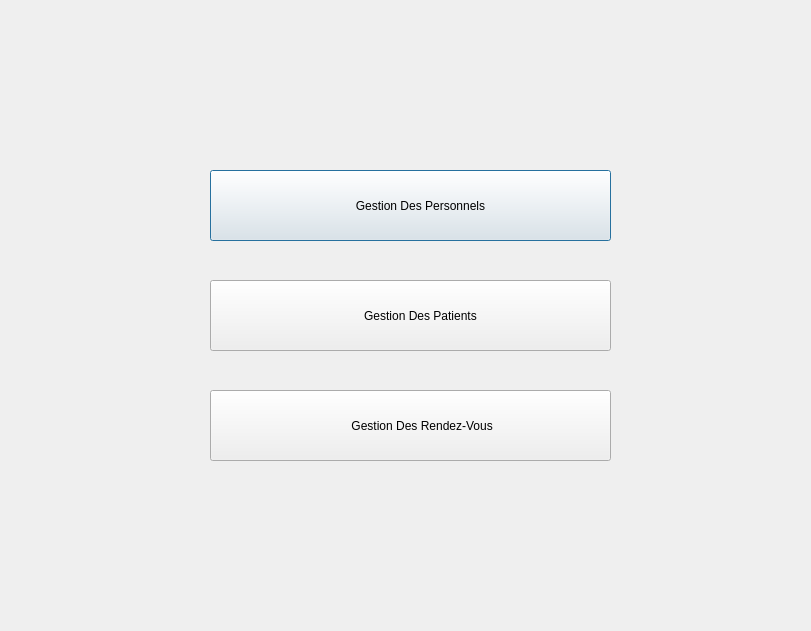
<?xml version="1.0" encoding="UTF-8"?>
<ui version="4.0">
 <class>MAINWIN</class>
 <widget class="QDialog" name="MAINWIN">
  <property name="geometry">
   <rect>
    <x>0</x>
    <y>0</y>
    <width>811</width>
    <height>631</height>
   </rect>
  </property>
  <property name="windowTitle">
   <string>Dialog</string>
  </property>
  <widget class="QPushButton" name="pushButton">
   <property name="geometry">
    <rect>
     <x>210</x>
     <y>170</y>
     <width>401</width>
     <height>71</height>
    </rect>
   </property>
   <property name="text">
    <string>      Gestion Des Personnels</string>
   </property>
  </widget>
  <widget class="QLabel" name="label">
   <property name="geometry">
    <rect>
     <x>210</x>
     <y>170</y>
     <width>71</width>
     <height>71</height>
    </rect>
   </property>
   <property name="text">
    <string/>
   </property>
  </widget>
  <widget class="QLabel" name="label_2">
   <property name="geometry">
    <rect>
     <x>210</x>
     <y>280</y>
     <width>71</width>
     <height>71</height>
    </rect>
   </property>
   <property name="text">
    <string/>
   </property>
  </widget>
  <widget class="QLabel" name="label_3">
   <property name="geometry">
    <rect>
     <x>210</x>
     <y>390</y>
     <width>71</width>
     <height>71</height>
    </rect>
   </property>
   <property name="text">
    <string/>
   </property>
  </widget>
  <widget class="QLabel" name="label_Background">
   <property name="geometry">
    <rect>
     <x>0</x>
     <y>0</y>
     <width>811</width>
     <height>631</height>
    </rect>
   </property>
   <property name="text">
    <string/>
   </property>
   <property name="scaledContents">
    <bool>false</bool>
   </property>
  </widget>
  <widget class="QPushButton" name="pushButton_3">
   <property name="geometry">
    <rect>
     <x>210</x>
     <y>390</y>
     <width>401</width>
     <height>71</height>
    </rect>
   </property>
   <property name="text">
    <string>       Gestion Des Rendez-Vous</string>
   </property>
  </widget>
  <widget class="QPushButton" name="pushButton_2">
   <property name="geometry">
    <rect>
     <x>210</x>
     <y>280</y>
     <width>401</width>
     <height>71</height>
    </rect>
   </property>
   <property name="text">
    <string>      Gestion Des Patients</string>
   </property>
  </widget>
  <zorder>label_Background</zorder>
  <zorder>pushButton</zorder>
  <zorder>pushButton_3</zorder>
  <zorder>pushButton_2</zorder>
  <zorder>label_2</zorder>
  <zorder>label_3</zorder>
  <zorder>label</zorder>
 </widget>
 <resources/>
 <connections/>
</ui>
